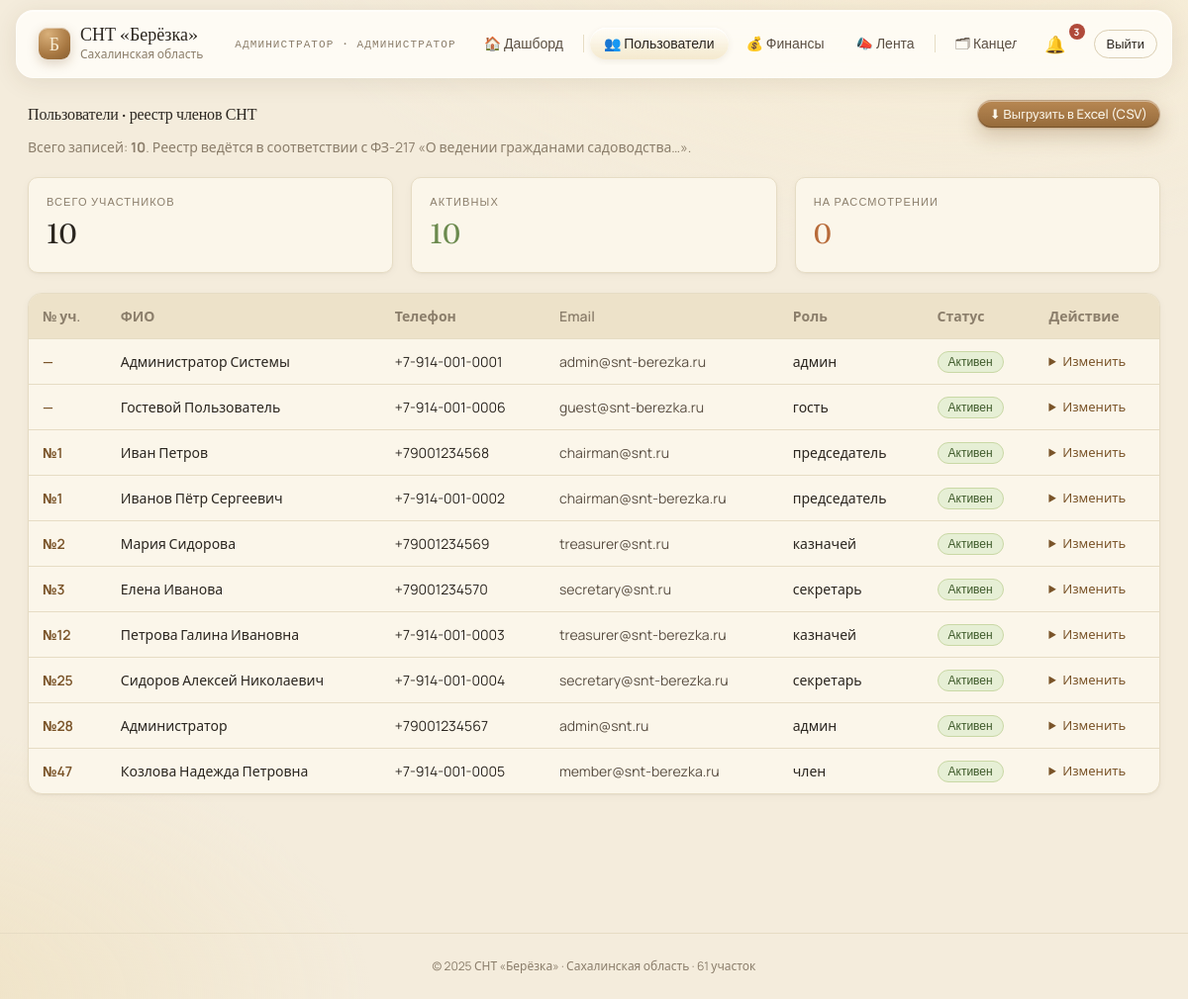
Page /admin/users (signed in) on the committed database.
### tables this page shows
CREATE TABLE `users` (
  `id` int(11) NOT NULL AUTO_INCREMENT,
  `email` varchar(120) NOT NULL,
  `password_hash` varchar(255) NOT NULL COMMENT 'bcrypt хеш пароля',
  `full_name` varchar(150) NOT NULL,
  `phone` varchar(20) DEFAULT NULL,
  `address` varchar(255) DEFAULT NULL COMMENT 'Адрес участка в СНТ',
  `role_id` int(11) NOT NULL DEFAULT 5 COMMENT 'ID роли (по умолчанию член)',
  `status` enum('active','inactive','pending') DEFAULT 'pending' COMMENT 'статус в системе',
  `avatar_url` varchar(255) DEFAULT NULL,
  `created_at` timestamp NOT NULL DEFAULT current_timestamp(),
  `updated_at` timestamp NOT NULL DEFAULT current_timestamp() ON UPDATE current_timestamp(),
  `last_login` timestamp NULL DEFAULT NULL,
  PRIMARY KEY (`id`),
  UNIQUE KEY `email` (`email`),
  KEY `idx_email` (`email`),
  KEY `idx_role` (`role_id`),
  KEY `idx_status` (`status`)
);

CREATE TABLE `roles` (
  `id` int(11) NOT NULL AUTO_INCREMENT,
  `name` varchar(50) NOT NULL COMMENT 'админ, председатель, казначей, секретарь, член, гость',
  `description` text DEFAULT NULL,
  `created_at` timestamp NOT NULL DEFAULT current_timestamp(),
  PRIMARY KEY (`id`),
  UNIQUE KEY `name` (`name`)
);

### utils.php (called while the page is built, shortened)
<?php
function renderTemplate(string $page, array $data = []): void
{
    extract($data, EXTR_SKIP);
    $currentPage = $page;
    include BASE_PATH . '/templates/layout.html.php';
}
function e(string $str): string
{
    return htmlspecialchars($str, ENT_QUOTES, 'UTF-8');
}
function getCurrentUser(): ?array
{
    return $_SESSION['user'] ?? null;
}
function userRole(): int
{
    $user = getCurrentUser();
    return $user !== null ? (int)$user['role_id'] : 0;
}
function isBoard(): bool
{
    return in_array(userRole(), [1, 2, 3, 4], true);
}
function canFinance(): bool
{
    return in_array(userRole(), [1, 2, 3], true);
}
function canMeetings(): bool
{
    return in_array(userRole(), [1, 2, 4], true);
}
function plotFromAddress(string $address): int
{
    if (preg_match('/[Уу]часток[\s\xA0]*[№#]?\s*(\d+)/u', $address, $m)) {
        return (int)$m[1];
    }
    return preg_match('/(\d+)/', $address, $m) ? (int)$m[1] : 0;
}

### src/controllers/AdminController.php (called while the page is built, shortened)
<?php
class AdminController
{
    public static function users(): void
    {
        $users = User::all();
        renderTemplate('admin/users', compact('users', 'roles') + ['flash' => getFlash()]);
    }
}

### public/index.php (called while the page is built, shortened)
<?php
require_once BASE_PATH . '/router.php';

### src/models/User.php (called while the page is built, shortened)
<?php
class User {
    public static function all(): array {
        $db = DatabaseConnection::get();
        $result = $db->query("SELECT u.*, r.name AS role_name FROM users u JOIN roles r ON u.role_id = r.id ORDER BY u.full_name");
        $rows = [];
        while ($row = $result->fetch_assoc()) $rows[] = $row;
        return $rows;
    }
}

### src/models/Notification.php (called while the page is built, shortened)
<?php
class Notification
{
    public static function unreadCount(int $userId): int
    {
        try {
            $db = DatabaseConnection::get();
            $stmt = $db->prepare("SELECT COUNT(*) AS n FROM notifications WHERE user_id = ? AND is_read = 0");
            $stmt->bind_param('i', $userId);
            $stmt->execute();
            $n = (int)($stmt->get_result()->fetch_assoc()['n'] ?? 0);
            return $n;
        } catch (\Throwable $e) {
            return 0;
        }
    }
}

### templates/pages/admin/users.html.php (the view, shortened to what this page needs)
<?php
$statusPill = ['active' => 'good', 'pending' => 'warn', 'inactive' => 'bad'];
$statusRu   = ['active' => 'Активен', 'pending' => 'Ожидает', 'inactive' => 'Неактивен'];
usort($users, fn($a, $b) => plotFromAddress($a['address'] ?? '') <=> plotFromAddress($b['address'] ?? ''));
$totalUsers   = count($users);
$activeUsers  = count(array_filter($users, fn($u) => ($u['status'] ?? '') === 'active'));
$pendingUsers = count(array_filter($users, fn($u) => ($u['status'] ?? '') === 'pending'));
?>
<div class="fade-up">
  <div style="display:flex;align-items:center;justify-content:space-between;gap:16px;flex-wrap:wrap;margin-bottom:8px">
    <h2 style="margin:0">Пользователи · реестр членов СНТ</h2>
    <a href="/admin/users/export" class="btn primary sm">⬇ Выгрузить в Excel (CSV)</a>
  </div>
  <p style="color:var(--ink-mute);margin:0 0 20px;font-size:14px">Всего записей: <strong><?= $totalUsers ?></strong>. Реестр ведётся в соответствии с ФЗ-217 «О ведении гражданами садоводства…».</p>
  <div class="grid-3" style="margin-bottom:20px">
    <div class="card kpi">
      <div class="label">Всего участников</div>
      <div class="value"><?= $totalUsers ?></div>
    </div>
    <div class="card kpi">
      <div class="label">Активных</div>
      <div class="value" style="color:var(--good)"><?= $activeUsers ?></div>
    </div>
    <div class="card kpi">
      <div class="label">На рассмотрении</div>
      <div class="value" style="color:var(--warn)"><?= $pendingUsers ?></div>
    </div>
  </div>
  <div class="card panel" style="overflow-x:auto;padding:0">
    <table style="width:100%;border-collapse:collapse;font-size:14px">
      <thead>
        <tr style="text-align:left;background:var(--bg-warm,#faf7f2);color:var(--ink-mute)">
          <th style="padding:12px 14px;font-weight:600;white-space:nowrap">№ уч.</th>
          <th style="padding:12px 14px;font-weight:600">ФИО</th>
          <th style="padding:12px 14px;font-weight:600;white-space:nowrap">Телефон</th>
          <th style="padding:12px 14px;font-weight:600">Email</th>
          <th style="padding:12px 14px;font-weight:600">Роль</th>
          <th style="padding:12px 14px;font-weight:600">Статус</th>
          <th style="padding:12px 14px;font-weight:600">Действие</th>
        </tr>
      </thead>
      <tbody>
        <?php if (empty($users)): ?>
          <tr><td colspan="7" style="padding:24px;text-align:center;color:var(--ink-mute)">Записей нет</td></tr>
        <?php else: ?>
          <?php foreach ($users as $u):
            $plot = plotFromAddress($u['address'] ?? '');
            $st   = $u['status'] ?? '';
          ?>
          <tr style="border-top:1px solid var(--line-soft)">
            <td style="padding:11px 14px;font-weight:600;color:var(--accent-deep);white-space:nowrap"><?= $plot ? '№' . $plot : '—' ?></td>
            <td style="padding:11px 14px"><?= e($u['full_name'] ?? '') ?></td>
            <td style="padding:11px 14px;white-space:nowrap"><?= e($u['phone'] ?? '') ?: '<span style="color:var(--ink-mute)">—</span>' ?></td>
            <td style="padding:11px 14px;color:var(--ink-soft)"><?= e($u['email'] ?? '') ?></td>
            <td style="padding:11px 14px;white-space:nowrap"><?= e($u['role_name'] ?? '') ?></td>
            <td style="padding:11px 14px"><span class="pill <?= $statusPill[$st] ?? '' ?>"><?= e($statusRu[$st] ?? $st) ?></span></td>
            <td style="padding:11px 14px">
              <details>
                <summary style="cursor:pointer;color:var(--accent-deep);font-weight:500;font-size:13px">Изменить</summary>
              </details>
            </td>
          </tr>
          <?php endforeach ?>
        <?php endif ?>
      </tbody>
    </table>
  </div>
</div>

### templates/partials/navigation.html.php (shortened to what this page needs)
<?php
$user = getCurrentUser();
?>
<div class="topbar-sticky">
<header class="glass topbar">
  <a href="/" class="brand" style="text-decoration:none;flex-shrink:0">
    <div class="mark">Б</div>
    <div>
      <div class="name">СНТ «Берёзка»</div>
      <div class="sub">Сахалинская область</div>
    </div>
  </a>
  <?php if ($user): ?>
    <nav class="hnav" style="margin-top:0;flex:1;min-width:0;display:flex;align-items:center">
      <?php if (isBoard()): ?>
        <?php
          $roleLabels = [1 => 'Администратор', 2 => 'Председатель', 3 => 'Казначей', 4 => 'Секретарь'];
          $roleLabel  = $roleLabels[userRole()] ?? 'Правление';
        ?>
        <div class="mono" style="font-size:11px;color:var(--ink-mute);padding:0 10px 0 4px;text-transform:uppercase;letter-spacing:.1em;white-space:nowrap;flex-shrink:0">
          <?= e($_SESSION['user']['full_name'] ?? $roleLabel) ?> · <?= e($roleLabel) ?>
        </div>
        <a href="/admin"            class="hnav-item <?= $currentPage === 'admin/dashboard' ? 'active' : '' ?>">🏠 Дашборд</a>
        <?php if (canMeetings()): ?>
          <a href="/admin/users"      class="hnav-item <?= $currentPage === 'admin/users'      ? 'active' : '' ?>">👥 Пользователи</a>
        <?php endif ?>
        <?php if (canFinance()): ?>
          <a href="/admin/finances"   class="hnav-item <?= $currentPage === 'admin/finances'   ? 'active' : '' ?>">💰 Финансы</a>
        <?php endif ?>
        <a href="/feed"             class="hnav-item <?= $currentPage === 'member/feed' ? 'active' : '' ?>">📣 Лента</a>
        <?php if (canMeetings()): ?>
          <a href="/office" class="hnav-item <?= $currentPage === 'member/office' ? 'active' : '' ?>" style="position:relative">🗂 Канцелярия</a>
        <?php endif ?>
      <?php endif; ?>
    </nav>
    <?php $unread = \models\Notification::unreadCount((int)($_SESSION['user']['id'] ?? 0)); ?>
    <a href="/notifications" class="hnav-item <?= $currentPage === 'member/notifications' ? 'active' : '' ?>" style="margin-left:auto;flex-shrink:0;position:relative;font-size:17px" title="Уведомления">🔔<?php if ($unread > 0): ?><span style="position:absolute;top:-3px;right:-5px;background:var(--bad);color:#fff;font-size:10px;font-weight:700;min-width:16px;height:16px;line-height:16px;text-align:center;border-radius:8px;padding:0 3px"><?= $unread > 99 ? '99+' : $unread ?></span><?php endif ?></a>
    <form method="POST" action="/logout" style="flex-shrink:0">
      <button type="submit" class="btn sm ghost">Выйти</button>
    </form>
  <?php endif; ?>
</header>
</div>

### rows in the picture
users: role "АДМИНИСТРАТОР", address "28", full_name "Администратор", phone "+79001234567", email "admin@snt.ru", role.name "админ", status "Активен"
users: full_name "Администратор Системы", phone "+7-914-001-0001", email "admin@snt-berezka.ru", role.name "админ", status "Активен"
users: full_name "Гостевой Пользователь", phone "+7-914-001-0006", email "guest@snt-berezka.ru", role.name "гость", status "Активен"
users: address "1", full_name "Иван Петров", phone "+79001234568", email "chairman@snt.ru", role.name "председатель", status "Активен"
users: address "1", full_name "Иванов Пётр Сергеевич", phone "+7-914-001-0002", email "chairman@snt-berezka.ru", role.name "председатель", status "Активен"
users: address "2", full_name "Мария Сидорова", phone "+79001234569", email "treasurer@snt.ru", role.name "казначей", status "Активен"
users: address "3", full_name "Елена Иванова", phone "+79001234570", email "secretary@snt.ru", role.name "секретарь", status "Активен"
users: address "12", full_name "Петрова Галина Ивановна", phone "+7-914-001-0003", email "treasurer@snt-berezka.ru", role.name "казначей", status "Активен"
users: address "25", full_name "Сидоров Алексей Николаевич", phone "+7-914-001-0004", email "secretary@snt-berezka.ru", role.name "секретарь", status "Активен"
users: address "47", full_name "Козлова Надежда Петровна", phone "+7-914-001-0005", email "member@snt-berezka.ru", role.name "член", status "Активен"

### other values in the picture
$_SESSION['user']['full_name'] "АДМИНИСТРАТОР"
$unread "3"
$totalUsers "10"
$activeUsers "10"
$pendingUsers "0"
